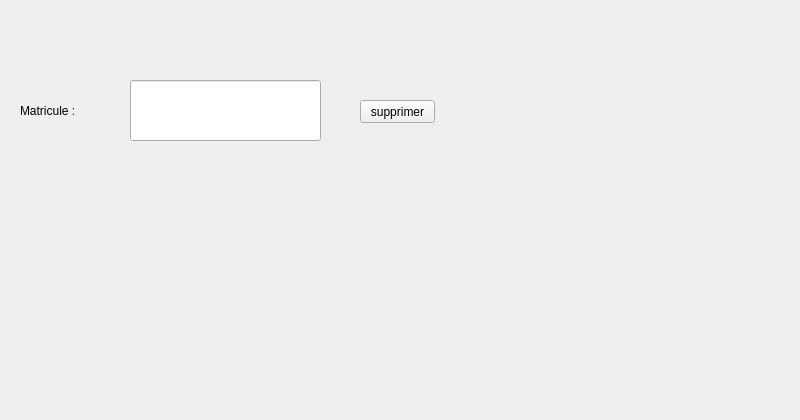
     <widget class="QWidget" name="tab_5">
      <attribute name="icon">
       <iconset>
        <normaloff>../../gestion_fournisseur/PP.png</normaloff>../../gestion_fournisseur/PP.png</iconset>
      </attribute>
      <attribute name="title">
       <string>Supprimer</string>
      </attribute>
      <widget class="QLabel" name="label_13">
       <property name="geometry">
        <rect>
         <x>-10</x>
         <y>-10</y>
         <width>791</width>
         <height>411</height>
        </rect>
       </property>
       <property name="text">
        <string/>
       </property>
       <property name="pixmap">
        <pixmap resource="ressources.qrc">:/images/img/imf.jpg</pixmap>
       </property>
      </widget>
      <widget class="QLabel" name="label_14">
       <property name="geometry">
        <rect>
         <x>20</x>
         <y>90</y>
         <width>111</width>
         <height>41</height>
        </rect>
       </property>
       <property name="styleSheet">
        <string notr="true">font: 12pt &quot;MS Shell Dlg 2&quot;;</string>
       </property>
       <property name="text">
        <string>Matricule :</string>
       </property>
      </widget>
      <widget class="QLineEdit" name="le_Matricule_supp">
       <property name="geometry">
        <rect>
         <x>130</x>
         <y>80</y>
         <width>191</width>
         <height>61</height>
        </rect>
       </property>
      </widget>
      <widget class="QPushButton" name="pushButton">
       <property name="geometry">
        <rect>
         <x>360</x>
         <y>100</y>
         <width>75</width>
         <height>23</height>
        </rect>
       </property>
       <property name="text">
        <string>supprimer</string>
       </property>
      </widget>
     </widget>
